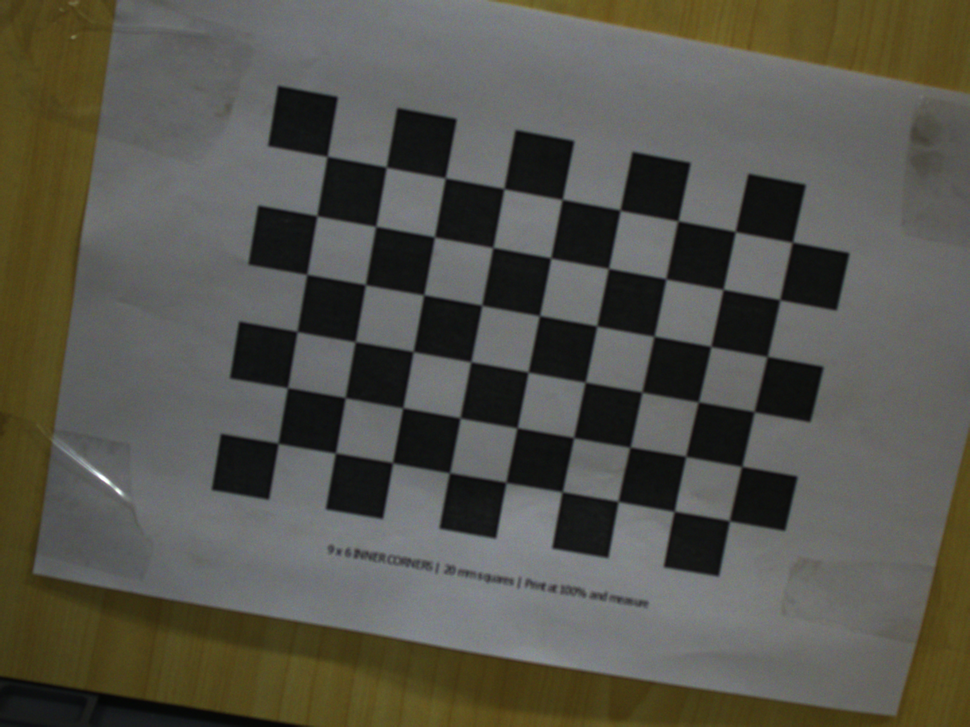
#> input picture calibration/captures/frame-3594277089450.png, 970 x 727 px, shrunk from 1440 x 1080 before the run, given as the content of the folder calibration/accepted, which was not available
$ python calibrate_camera.py --columns 5 --rows 5
#> lines starting #> are read from the running program, lines starting #| are printed output that depends on the picture; pictures that were not available may be replaced by others from this repository, and a replacement may not be noted
#!/usr/bin/env python3
"""Calibrate intrinsics from raw chessboard PNGs; leave the result unverified."""

import argparse
import json
from pathlib import Path

import cv2
import numpy as np


def main():
    parser = argparse.ArgumentParser(description=__doc__)
    parser.add_argument("--images", type=Path, default=Path("calibration/accepted"),
                        help="reviewed image directory (default: %(default)s)")
    parser.add_argument("--columns", type=int, required=True, help="inner corners horizontally")
    parser.add_argument("--rows", type=int, required=True, help="inner corners vertically")
    parser.add_argument("--square-mm", type=float, default=19.0,
                        help="measured square edge in mm (current printed board; default: %(default)s)")
    parser.add_argument("--min-views", type=int, default=15)
    parser.add_argument("--output", type=Path, default=Path("config/pose_camera.measured.yml"))
    args = parser.parse_args()
    if args.columns < 3 or args.rows < 3 or not np.isfinite(args.square_mm) or args.square_mm <= 0:
        parser.error("use at least 3 x 3 inner corners and a positive measured square size")
    if args.min_views < 10:
        parser.error("at least 10 usable views are required; 20-30 varied views are recommended")
    if args.output.exists() or args.output.with_suffix(".report.json").exists():
        parser.error("output already exists; choose a new output filename to preserve the previous calibration")

    pattern = (args.columns, args.rows)
    grid = np.zeros((args.columns * args.rows, 3), np.float32)
    grid[:, :2] = np.mgrid[0:args.columns, 0:args.rows].T.reshape(-1, 2) * (args.square_mm / 1000)
    points, paths, rejected = [], [], []
    size = None
    for path in sorted(args.images.glob("*.png")):
        gray = cv2.imread(str(path), cv2.IMREAD_GRAYSCALE)
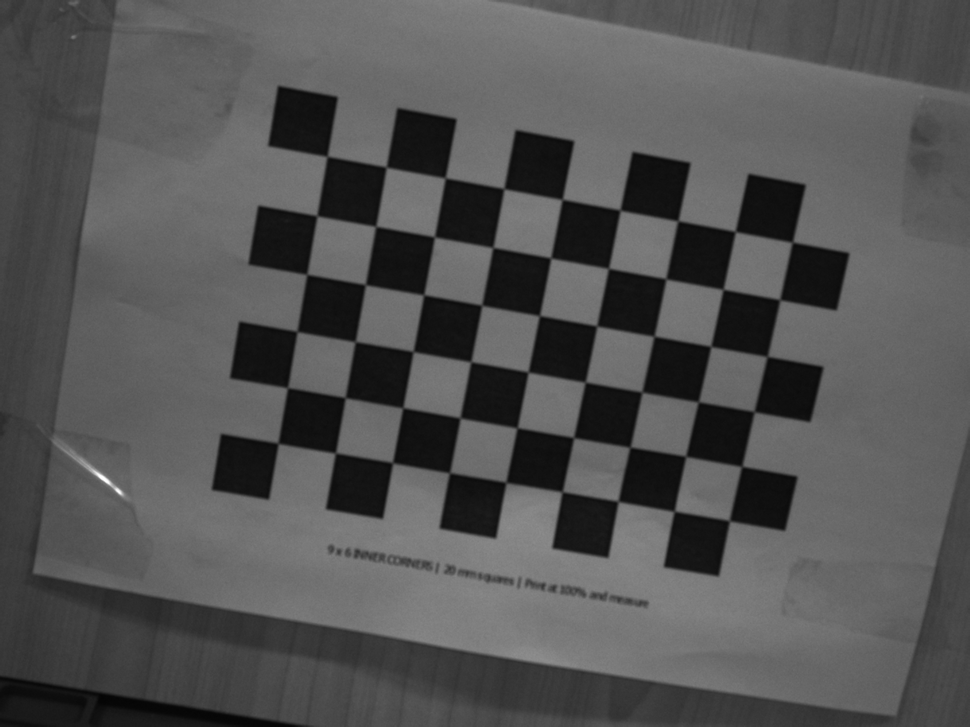
#> gray: shape (727, 970); min 4, max 255, mean 83.6
        if gray is None:
            rejected.append({"file": path.name, "reason": "unreadable"})
            continue
        current_size = (gray.shape[1], gray.shape[0])
#> current_size = (970, 727)
        if size is not None and size != current_size:
            raise SystemExit("Mixed image resolutions; use images from one camera configuration only")
        size = current_size
#> size = (970, 727)
        if hasattr(cv2, "findChessboardCornersSB"):
            found, corners = cv2.findChessboardCornersSB(gray, pattern, cv2.CALIB_CB_NORMALIZE_IMAGE)
#> found = True; corners = 25 rows, first 8: [284.4, 20.09], [395.7, 107.7], [503.9, 188.5], [608.4, 268.3], [710.9, 346.2], [277.3, 85.41], [386.3, 166.9], [492.9, 247.2]
        else:
            found, corners = cv2.findChessboardCorners(gray, pattern)
            if found:
                corners = cv2.cornerSubPix(gray, corners, (11, 11), (-1, -1),
                                          (cv2.TERM_CRITERIA_EPS | cv2.TERM_CRITERIA_MAX_ITER, 40, .001))
        if found:
            # OpenCV versions return either (N, 2) or (N, 1, 2).
            points.append(np.asarray(corners, dtype=np.float32).reshape(-1, 1, 2))
            paths.append(path.name)
        else:
            rejected.append({"file": path.name, "reason": "chessboard_not_found"})
        print(f"{'OK' if found else 'SKIP'} {path.name}", flush=True)
#| OK frame-3594277089450.png
    if len(points) < args.min_views:
#> (the run stopped early here; a loop or call above may not have finished)

$ run again, on calibration/captures/frame-3609544126100.png
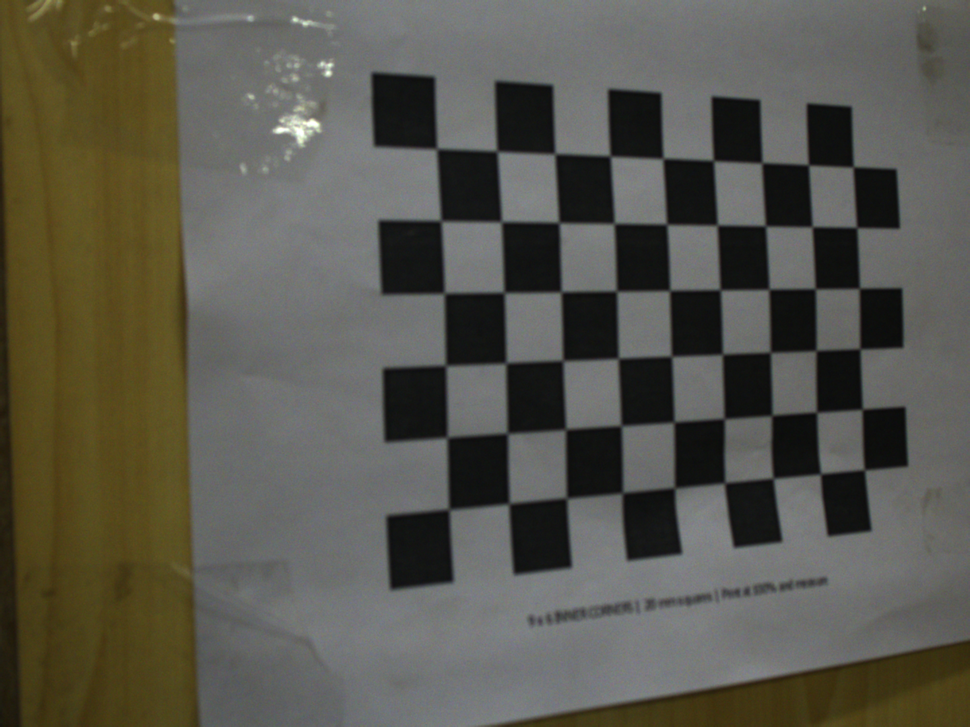
#> input picture calibration/captures/frame-3609544126100.png, 970 x 727 px, shrunk from 1440 x 1080 before the run, given as the content of the folder calibration/accepted, which was not available
#> in main, `gray = cv2.imread(str(path), cv2.IMREAD_GRAYSCALE)`:
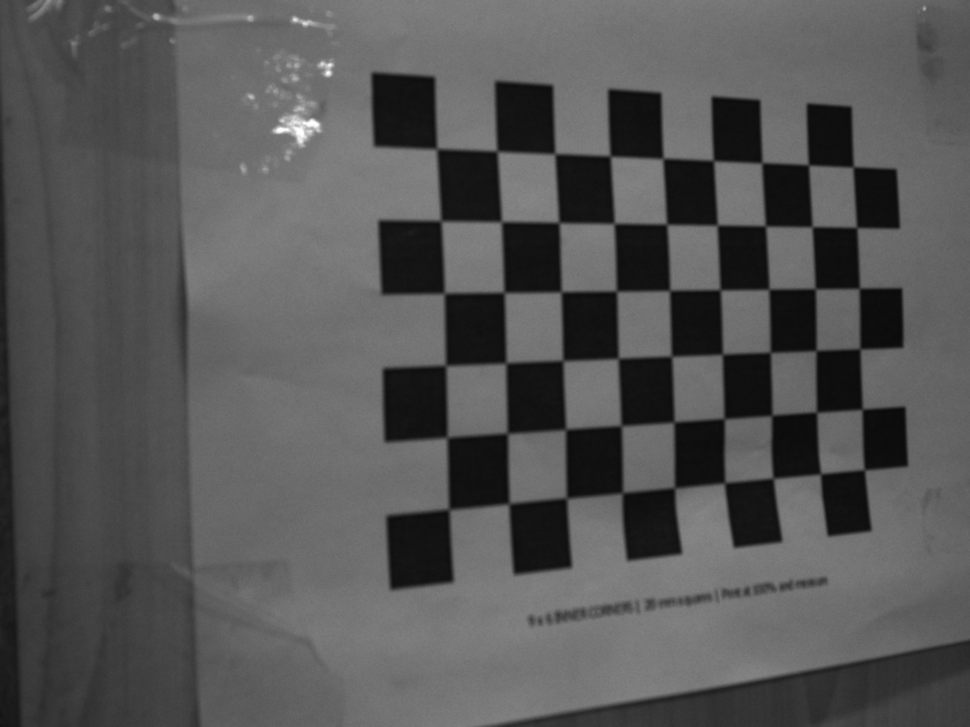
#> gray: shape (727, 970); min 10, max 255, mean 85.6
#> found = False
#| SKIP frame-3609544126100.png

$ run again, on calibration/captures/frame-3617877850800.png
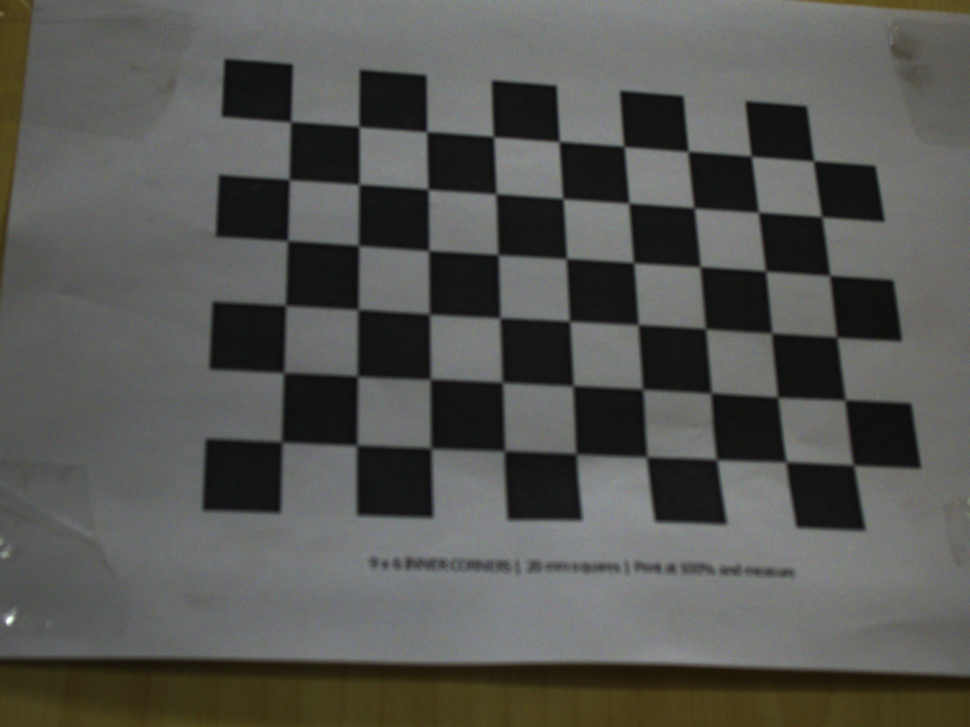
#> input picture calibration/captures/frame-3617877850800.png, 970 x 727 px, shrunk from 1440 x 1080 before the run, given as the content of the folder calibration/accepted, which was not available
#> in main, `gray = cv2.imread(str(path), cv2.IMREAD_GRAYSCALE)`:
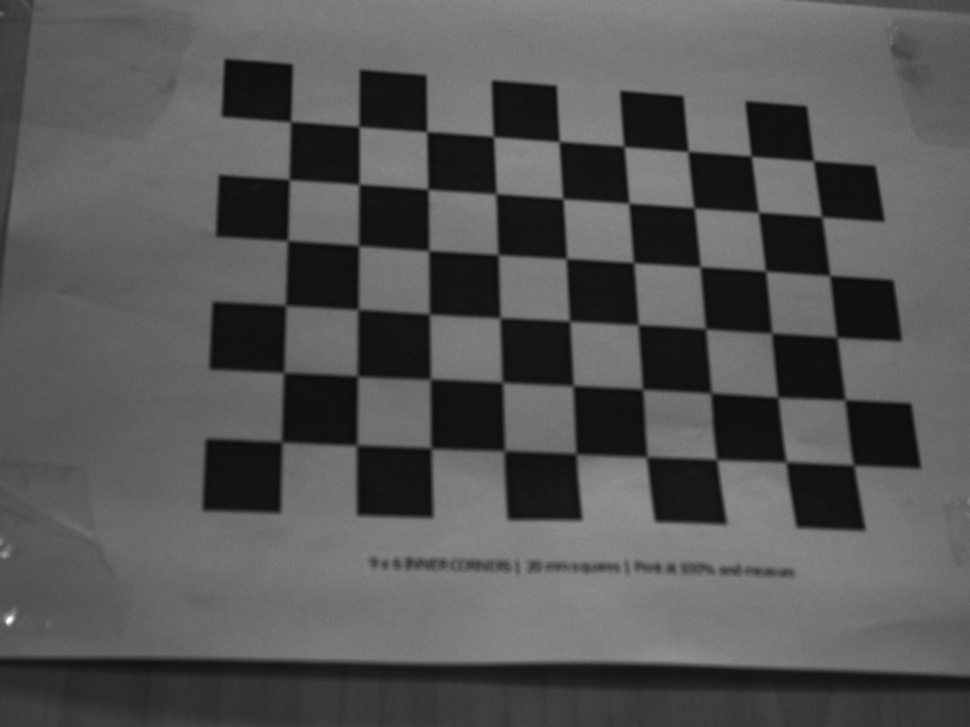
#> gray: shape (727, 970); min 13, max 254, mean 85.8
#> found = True; corners = 25 rows, first 8: [293.2, 63.8], [559.1, 141.5], [694, 207.8], [758.3, 212.2], [821.7, 216.8], [287.7, 240.4], [566.3, 258.5], [700.1, 266.5]
#| OK frame-3617877850800.png
